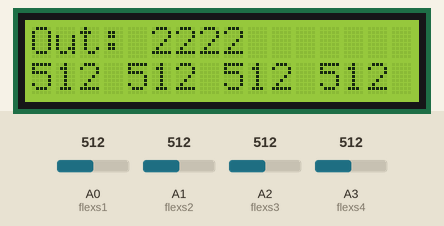
A sketch run on a simulated Arduino Uno, built with avr-gcc and run on an emulated ATmega328P. On the bench: 16×2 character LCD. The inputs (shaded band) are chosen by the test bench; at power-on: A0 (flexs1) = 512, A1 (flexs2) = 512, A2 (flexs3) = 512, A3 (flexs4) = 512. What the sketch prints to the serial monitor is not drawn.

Above: at 1.2 s.
1.3 s: A0 (flexs1) set to 716
At 1.8 s:
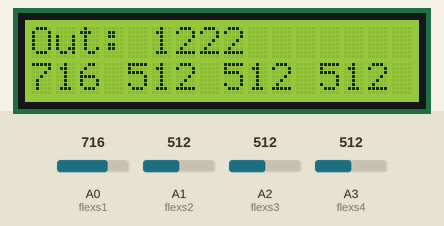
2.8 s: A1 (flexs2) set to 716
At 3.9 s:
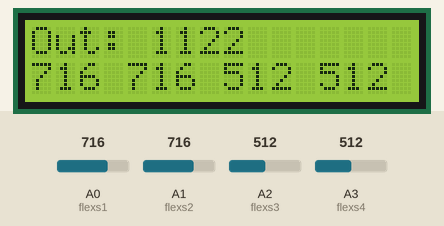
4.3 s: A2 (flexs3) set to 716
At 4.8 s:
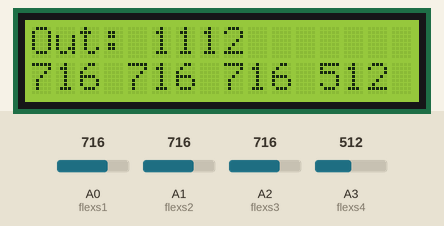
5.8 s: A3 (flexs4) set to 716
At 7.0 s:
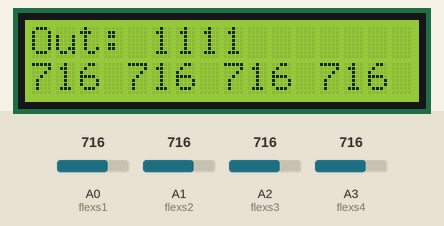
7.3 s: A0 (flexs1) set to 306
At 7.9 s:
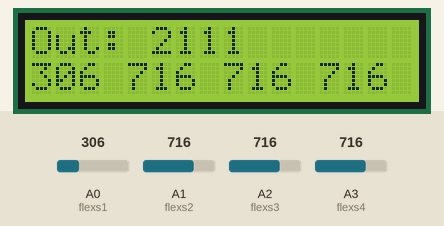
8.8 s: A1 (flexs2) set to 306
At 10.0 s:
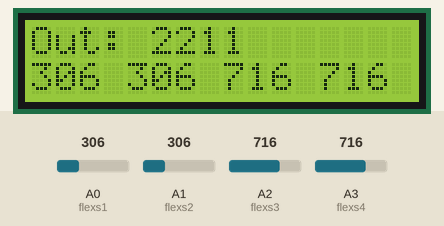
Timing chart, 0 to 11.3 s (numbered marks = the images above; inputs shaded):
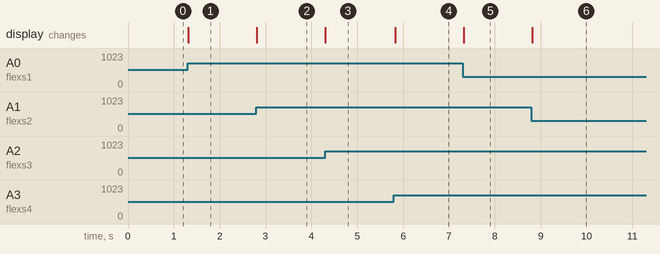

The sketch:

ardycommy.ino
```cpp
#include <LiquidCrystal.h>


LiquidCrystal lcd(12,11,7,6,5,4);
int x;
unsigned long delay_ = 30UL;
int flexs1 = A0;
int flexs2 = A1;
int flexs3 = A2;
int flexs4 = A3;

int flexdata1 = 0;
int flexdata2 = 0;
int flexdata3 = 0;
int flexdata4 = 0;
int output = 0;

int init1;
int init2;
int init3;
int init4;

void setup() {
  // put your setup code here, to run once:
  lcd.begin(16,2);
  Serial.begin(115200);
  Serial.setTimeout(1);

  init1 = analogRead(flexs1);
  init2 = analogRead(flexs2);
  init3 = analogRead(flexs3);
  init4 = analogRead(flexs4);

}

void loop() {
  output = 2222;
  // put your main code here, to run repeatedly:
  flexdata1 = analogRead(flexs1);
  flexdata2 = analogRead(flexs2);
  flexdata3 = analogRead(flexs3);
  flexdata4 = analogRead(flexs4);

  if (flexdata1 > (init1+5)){
    output = output - 1000;
  }
  if (flexdata2 >= (init2+5)){
    output = output - 100;
  }
  if (flexdata3 >= (init3+5)){
    output = output - 10;
  }
  if (flexdata4 >= (init4+2)){
    output = output - 1;
  }

  // formatted printing for 4 sensors
  lcd.setCursor(0, 0);
  lcd.print("Out: "); lcd.print(output);
  lcd.setCursor(0, 1);
  lcd.print(flexdata1); lcd.print(' ');
  lcd.print(flexdata2); lcd.print(' ');
  lcd.print(flexdata3); lcd.print(' ');
  lcd.print(flexdata4);

  delay(delay_);

  if (Serial){
      Serial.println(output);
  }
  // while (!Serial.available());
  //   x = Serial.readString().toInt();
  //   lcd.print(x);
}
```

Measured:
- after the input at 1.3 s, the display: changes at once (image 1)
- after the input at 2.8 s, the display: changes at once (image 2)
- after the input at 4.3 s, the display: changes at once (image 3)
- after the input at 5.8 s, the display: changes at once (image 4)
- after the input at 7.3 s, the display: changes at once (image 5)
- after the input at 8.8 s, the display: changes at once (image 6)
